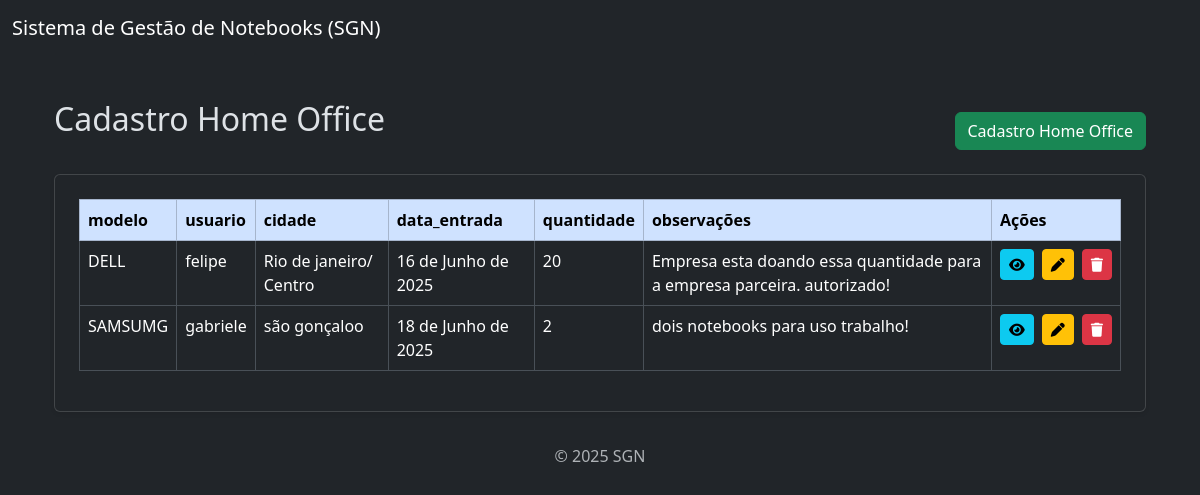
The page /leasing/lista/ on the database as committed earlier.
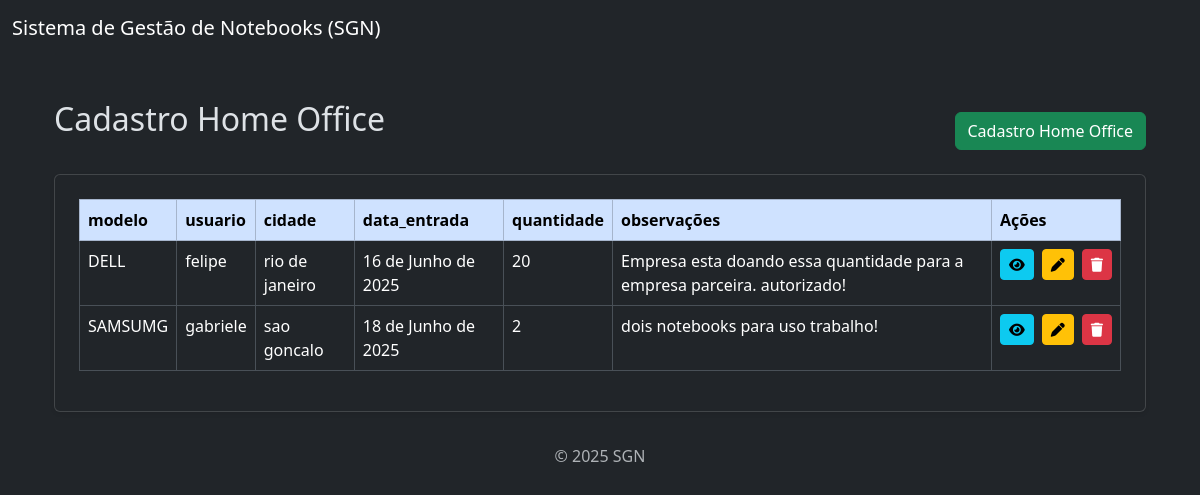
The same page on the database as committed later.
### leasing/models.py (models this page shows, shortened)
class Leasing(models.Model):
    modelo = models.ForeignKey(Modelo, on_delete=models.CASCADE, null=True, blank=True) # mesma lógica
    usuario = models.ForeignKey(Usuario , on_delete=models.CASCADE, null=True, blank=True)
    cidade = models.CharField(max_length=100)
    data_entrada = models.DateField(default=datetime.date.today)  # define data atual na criação
    quantidade = models.IntegerField(null=True, blank=True)
    observações = models.TextField(null=True, blank=True)
    ativo = models.BooleanField(default=True)
    home_office = models.BooleanField(default=False)

### modelo/models.py (models this page shows)
class Modelo (models.Model):
    modelo = models.CharField(max_length=100)
    descricao = models.TextField(null=True, blank=True)
    preco = models.DecimalField(max_digits=8, decimal_places=2)
    def __str__(self):
        return self.modelo

### user/models.py (models this page shows)
class Usuario(models.Model):
    nome = models.CharField(max_length=100)
    telefone = models.CharField(max_length=20, null=True, blank=True)
    email = models.EmailField(unique=True)
    cpf = models.CharField(max_length=14, unique=True) # unique=True - não pode haver dois usuários com o mesmo e-mail
    criado_em = models.DateTimeField(auto_now_add=True) # auto_now_add=True - preenche automaticamente quando o objeto é criado (não muda depois).
    def __str__(self):
        return self.nome

### leasing/views.py (the view)
# urls.py: path('lista/', views.lista_leasing, name='lista_leasing'),
def lista_leasing(request):
    leasings = Leasing.objects.all()
    return render(request, 'leasing/lista.html', {'leasings': leasings})

### leasing/templates/leasing/lista.html
{% extends "base.html" %}
{% block content %}
  <div class="container mt-4" style="max-width: 1200px;">
    <div class="d-flex justify-content-between align-items-center mb-4">
      <h2>Cadastro Home Office</h2>
      <a href="{% url 'location_user' %}" class="btn btn-success mt-3">Cadastro Home Office</a>
    </div>
    <div class="card p-4 shadow-sm">
      <table class="table table-bordered table-hover">
        <thead class="table-primary">
          <tr>
            <th>modelo</th>
            <th>usuario</th>
            <th>cidade</th>
            <th>data_entrada</th>
            <th>quantidade</th>
            <th>observações</th>
            <th>Ações</th>
          </tr>
        </thead>
        <tbody>
          {% if leasings %}
            {% for leasing in leasings %}
              <tr>
                <td>{{ leasing.modelo }}</td>
                <td>{{ leasing.usuario }}</td>
                <td>{{ leasing.cidade }}</td>
                <td>{{ leasing.data_entrada }}</td>
                <td>{{ leasing.quantidade }}</td>
                <td>{{ leasing.observações }}</td>
                <td>
                  <div class="d-flex gap-2">
                    <a href="{% url 'ver_leasing' leasing.id %}" class="btn btn-info btn-sm">
                      <i class="fas fa-eye"></i>
                    </a>
                    <a href="{% url 'editar_leasing' leasing.id %}" class="btn btn-warning btn-sm">
                      <i class="fas fa-pen"></i>
                    </a>
                    <a href="{% url 'deletar_leasing' leasing.id %}" class="btn btn-danger btn-sm" onclick="return confirm('Tem certeza que deseja excluir?')">
                      <i class="fas fa-trash"></i>
                    </a>
                  </div>
                </td>
              </tr>
            {% endfor %}
          {% else %}
            <tr>
              <td colspan="4" class="text-center">Nenhum notebook encontrado.</td>
            </tr>
          {% endif %}
        </tbody>
      </table>
    </div>
  </div>
{% endblock %}

Rows that differ between the two databases and show on the page:
changed Leasing "Empresa esta doando essa quantidade para a empresa parceira. autorizado!": cidade "Rio de janeiro/ Centro" → "rio de janeiro"
changed Leasing "dois notebooks para uso trabalho!": cidade "são gonçaloo" → "sao goncalo"
